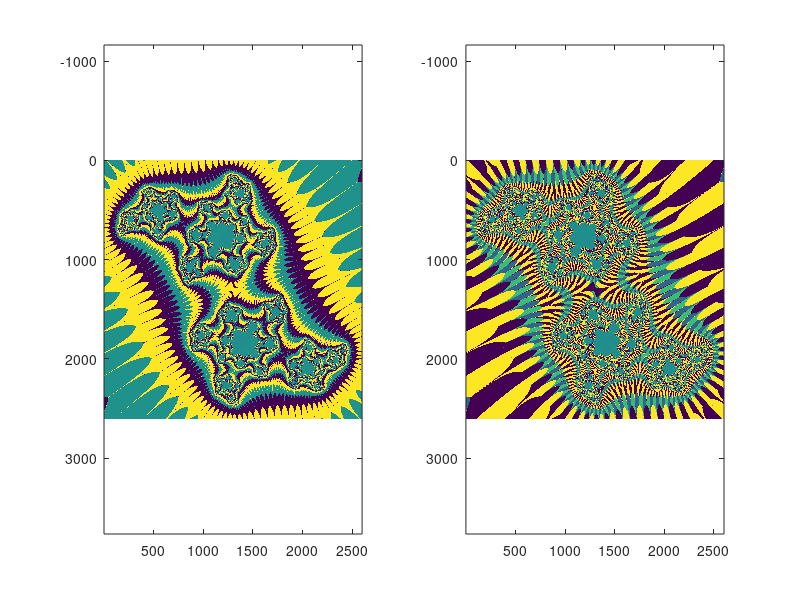

Write the MATLAB code that produced this figure.
close all
clear all
clc
cr=0.181;
ci=-0.667;
dx=0.001;
minx=-1.3;
maxx=1.3;
n = 20;
M = 100;
x=minx:dx:maxx;
y=minx:dx:maxx;
[X,Y]=meshgrid(x,y);
for j=1:n
   Zr=X.^2-Y.^2+cr;
   Zi=2*X.*Y+ci;        
   Zr(Zr>M)=M;
   Zr(Zr<-M)=-M;
   Zi(Zi>M)=M;
   Zi(Zi<-M)=-M; 
   X=Zr;
   Y=Zi;
end
subplot(121)  
imagesc(X);axis equal
subplot(122)  
imagesc(Y);axis equal
FILE=(['fractal.png']);
print(FILE,"-dpng")

